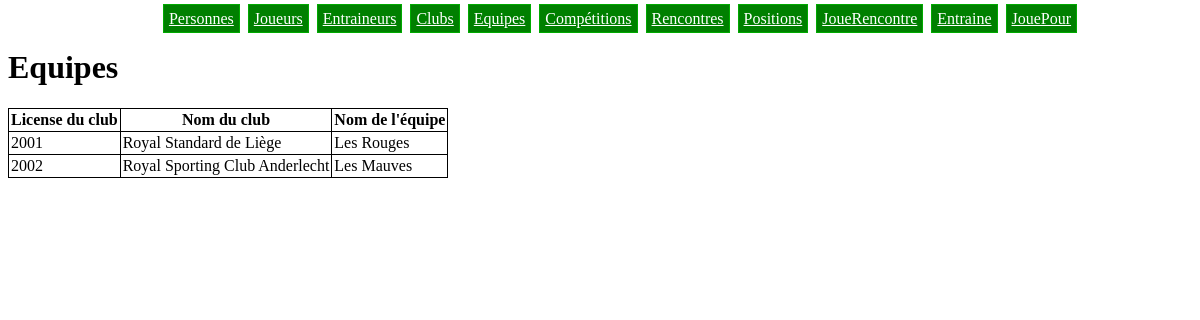
Page /equipes.php on the committed database.
### tables this page shows
CREATE TABLE IF NOT EXISTS Equipe (
  id_equipe    BIGINT      PRIMARY KEY,
  licence_club BIGINT      NOT NULL,
  nom          VARCHAR(50) NOT NULL,
  FOREIGN KEY (licence_club) REFERENCES Club(licence),
  UNIQUE(licence_club, nom)
);

CREATE TABLE IF NOT EXISTS Club (
  licence  BIGINT      PRIMARY KEY,
  nom      VARCHAR(50) NOT NULL,
  stade    VARCHAR(50) NOT NULL,
  pays     VARCHAR(50) NOT NULL
);

### equipes.php (the view)
<?php include 'header.php' ?>
<h1>Equipes</h1>
<table>
  <tr>
    <th>License du club</th>
    <th>Nom du club</th>
    <th>Nom de l'équipe</th>
  </tr>
  <?php
  $req = $bdd->query('SELECT Equipe.licence_club, Club.nom as nom_club, Equipe.nom
    FROM Equipe JOIN Club
     ON Club.licence = Equipe.licence_club');
  while($tuple = $req->fetch()){
    ?>
    <tr>
      <td><?php echo $tuple['licence_club'] ?></td>
      <td><?php echo $tuple['nom_club'] ?></td>
      <td><?php echo $tuple['nom'] ?></td>
    </tr>
    <?php
  }
  ?>
</table>
<?php include 'footer.php' ?>

### style.css (style rules this page uses)
table { border-collapse: collapse; border-spacing: 0; }
th, td { border: 1px #000000 solid; padding: 2px; }

### rows in the picture
equipe: licence_club "2001", licence_club.nom "Royal Standard de Liège", nom "Les Rouges"
equipe: licence_club "2002", licence_club.nom "Royal Sporting Club Anderlecht", nom "Les Mauves"
